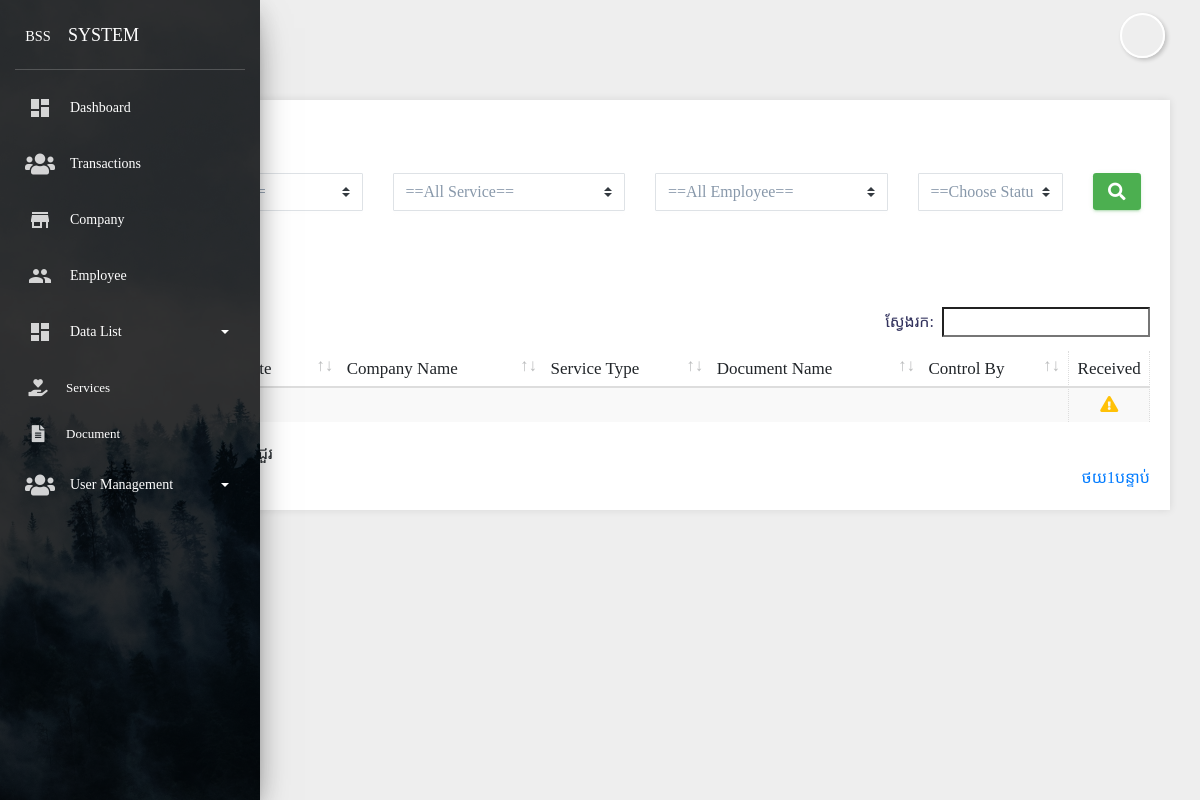
/transactions/search.php (signed in), run on an earlier commit of the app's database.
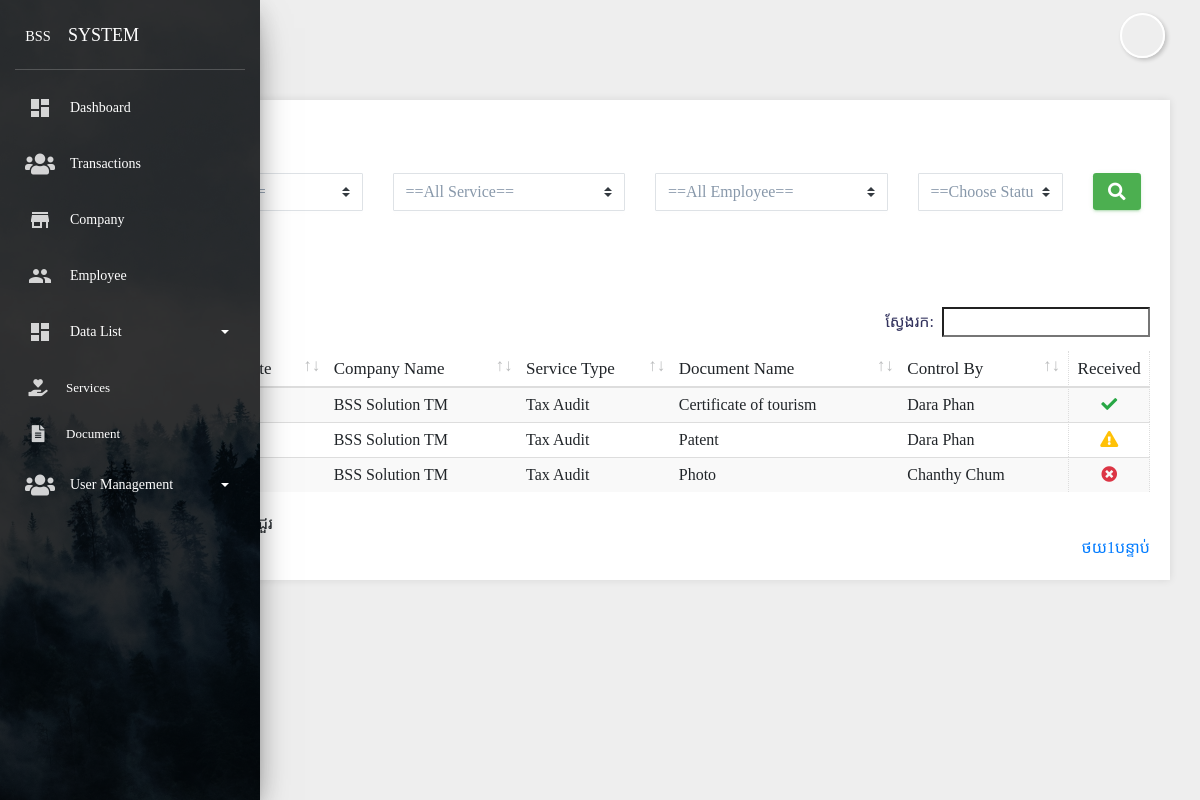
And on a later commit of the database.
### tables this page shows
CREATE TABLE `tbl_main_menu` (
  `mm_id` int(11) NOT NULL,
  `mm_name` char(50) NOT NULL,
  `mm_icon` char(50) NOT NULL,
  `mm_directory` char(50) NOT NULL,
  `mm_index_order` tinyint(4) NOT NULL
);

CREATE TABLE `tbl_left_menu` (
  `lm_id` int(11) NOT NULL,
  `lm_name` char(50) NOT NULL,
  `lm_icon` char(50) NOT NULL,
  `lm_directory` char(50) NOT NULL,
  `lm_index_order` tinyint(4) NOT NULL,
  `lm_main_menu` int(11) NOT NULL,
  `lm_status` int(11) NOT NULL
);

CREATE TABLE `tbl_transaction_document` (
  `td_id` int(11) NOT NULL,
  `td_transaction_id` int(11) NOT NULL,
  `td_document_id` int(11) NOT NULL,
  `td_file` varchar(255) DEFAULT NULL,
  `td_date` varchar(191) DEFAULT NULL,
  `td_control_by` int(11) DEFAULT NULL,
  `td_status` int(11) DEFAULT '0',
  `td_description` text,
  `td_approve_by` int(11) DEFAULT NULL,
  `created_by` int(11) NOT NULL,
  `updated_by` int(11) NOT NULL,
  `created_at` timestamp NOT NULL DEFAULT CURRENT_TIMESTAMP,
  `updated_at` timestamp NOT NULL DEFAULT '0000-00-00 00:00:00' ON UPDATE CURRENT_TIMESTAMP
);

CREATE TABLE `tbl_company` (
  `co_id` int(11) NOT NULL,
  `co_name` varchar(255) NOT NULL,
  `co_type` varchar(255) NOT NULL,
  `co_tax_type` varchar(255) NOT NULL,
  `co_vat_no` varchar(11) DEFAULT NULL,
  `co_phone` varchar(255) NOT NULL,
  `co_email` varchar(255) NOT NULL,
  `co_address` varchar(255) NOT NULL,
  `co_register_date` date NOT NULL,
  `co_em_id` int(11) NOT NULL,
  `co_description` text NOT NULL,
  `co_status` int(11) NOT NULL,
  `created_date` timestamp NOT NULL DEFAULT CURRENT_TIMESTAMP,
  `updated_date` timestamp NOT NULL DEFAULT '0000-00-00 00:00:00' ON UPDATE CURRENT_TIMESTAMP
);

CREATE TABLE `tbl_service` (
  `s_id` int(11) NOT NULL,
  `s_name` varchar(255) NOT NULL,
  `s_price` int(11) NOT NULL,
  `s_description` text NOT NULL,
  `created_by` int(11) NOT NULL,
  `updated_by` int(11) NOT NULL,
  `created_at` timestamp NOT NULL DEFAULT CURRENT_TIMESTAMP,
  `updated_at` timestamp NOT NULL DEFAULT '0000-00-00 00:00:00' ON UPDATE CURRENT_TIMESTAMP
);

CREATE TABLE `tbl_document` (
  `doc_id` int(11) NOT NULL,
  `doc_name` varchar(255) NOT NULL,
  `doc_description` text NOT NULL,
  `created_at` timestamp NOT NULL DEFAULT CURRENT_TIMESTAMP,
  `updated_at` timestamp NOT NULL DEFAULT '0000-00-00 00:00:00' ON UPDATE CURRENT_TIMESTAMP
);

CREATE TABLE `tbl_employee` (
  `em_id` int(11) NOT NULL,
  `em_name` varchar(255) NOT NULL,
  `em_gender` char(6) NOT NULL,
  `em_phone` varchar(255) NOT NULL,
  `em_email` varchar(255) NOT NULL,
  `em_position` varchar(255) NOT NULL,
  `em_join_date` date NOT NULL,
  `em_status` int(11) NOT NULL,
  `em_description` text NOT NULL,
  `created_by` int(11) NOT NULL,
  `updated_by` int(11) NOT NULL,
  `created_at` timestamp NOT NULL DEFAULT CURRENT_TIMESTAMP,
  `updated_at` timestamp NOT NULL DEFAULT '0000-00-00 00:00:00' ON UPDATE CURRENT_TIMESTAMP
);

### transactions/search.php (the view, shortened to what this page needs)
<?php
	$m = '4';
	$sm = '9';
	include('../config/key.php');
	include('../layout/header.php');
?>
<div class="row">
	<div class="col-sm-12">
		<div class="bg-white-content">
			<h4 class="card-title mb-0">Tracking</h4>
			<br>
			<form action="search.php" style="display: inline;" method="get">
				<div class="row">
					<div class="col-sm-3">
						<div class="form-group">
						</div>
					</div>
					<div class="col-sm-3">
						<div class="form-group">
							<select class="custom-select" name="s_name">
								<option value="">==All Service==</option>
							</select>
						</div>
					</div>
					<div class="col-sm-3">
						<div class="form-group">
							<select class="custom-select" name="em_name">
								<option value="">==All Employee==</option>
							</select>
						</div>
					</div>
					<div class="col-sm-2">
						<div class="form-group">
							<select class="custom-select" name="td_status" id="td_status">
								<option value="">==Choose Status==</option>
							</select>
						</div>
					</div>
					<div class="col-sm-1">
						<div class="form-group actions">
							<button type="submit" class="btn btn-success mt-0"><i class="fa fa-search"></i></button>
						</div>
					</div>
				</div>
			</form>
			<br/>
			<div class="vs-datatable">
				<table id="datatables" class="table table-hover table-striped" width="100%">
					<thead>
						<tr>
							<th width="5%" class="disabled-sorting text-center">N&deg;</th>
							<th>Record Date</th>
							<th>Company Name</th>
							<th>Service Type</th>
							<th>Document Name</th>
							<th>Control By</th>
							<th width="8%" class="disabled-sorting text-center border-lr">Received</th>
						</tr>
					</thead>
					<tbody>
						<?php
							$q_condition = ' 1=1 AND ';
							$q_condition = rtrim($q_condition,' AND ');
							$query = $db->query("SELECT * FROM tbl_transaction_document AS TD
								LEFT JOIN tbl_document AS DOC ON DOC.doc_id = TD.td_document_id
								LEFT JOIN tbl_employee AS EC ON EC.em_id = TD.td_control_by
								LEFT JOIN tbl_transaction AS TR ON TR.tr_id = TD.td_transaction_id
								LEFT JOIN tbl_company AS CO ON CO.co_id = TR.tr_company
								LEFT JOIN tbl_service AS SV ON SV.s_id = TR.tr_service
								WHERE ".$q_condition."
							");
							if (@$query->num_rows > 0) {
								$i =1;
								while ($document = @$query->fetch_object()) {
									echo'<tr>
										<td class="text-center">'.$i.'</td>
										<td>'.$document->tr_date.'</td>
										<td>'.$document->co_name.'</td>
										<td>'.$document->s_name.'</td>
										<td>'.$document->doc_name.'</td>
										<td>'.$document->em_name.'</td>
										<td class="text-center border-lr"><i class="fa fa-'.(($document->td_status == 0) ? 'times-circle text-danger' : (($document->td_status == 1) ? 'exclamation-triangle text-warning' : 'check text-success') ).'"></i></td>
									</tr>';
									$i++;
								}
							}
						?>
					</tbody>
				</table>
			</div>
		</div>
	</div>
</div>
<?php
	include('../layout/footer.php');
?>

### layout/header.php (shortened to what this page needs)
<!DOCTYPE html>
<html lang="en">
<head>
	<link rel="stylesheet" type="text/css" href="<?=@BASE?>dist/css/all.css">
	<link rel="stylesheet" type="text/css" href="<?=@BASE?>dist/css/bootstrap.css">
	<link rel="stylesheet" type="text/css" href="<?=@BASE?>dist/css/bootstrap-select.css">
	<link rel="stylesheet" type="text/css" href="<?=@BASE?>dist/css/perfect-scrollbar.css">
	<link rel="stylesheet" type="text/css" href="<?=@BASE?>dist/css/bootstrap-datetimepicker.min.css">
	<link rel="stylesheet" type="text/css" href="<?=@BASE?>dist/css/default.css">
</head>
<body class="sidebar-mini">
	<div class="wrapper ">
    <?php include('sidenav.php'); ?>
		<div class="main-panel">
      <?php include('topnav.php'); ?>
			<div class="content">
				<div class="container-fluid">

### layout/sidenav.php
<div class="sidebar" data-color="azure" data-background-color="black" data-image="<?=@BASE?>dist/img/sidenav4.jpg">
	<div class="logo">
		<a href="<?=@BASE?>" class="simple-text logo-mini">
			<small>BSS</small>
		</a>
		<a href="<?=@BASE?>	" class="simple-text logo-normal">
			SYSTEM
		</a>
	</div>
	<div class="sidebar-wrapper">
		<ul class="nav">
	    <?php
	        $v_get_menu = $db->query("SELECT A.*,COUNT(A.mm_id) AS sum_left_menu,
	        	(SELECT COUNT(*) FROM tbl_left_menu WHERE lm_main_menu=A.mm_id) as count_left_menu_exist
	        	FROM tbl_main_menu AS A
	            INNER JOIN tbl_left_menu AS B ON B.lm_main_menu=A.mm_id
	            INNER JOIN tbl_permission AS C ON C.p_module=B.lm_id
	            INNER JOIN users AS E ON E.u_role_id=C.p_position
	            WHERE E.id=".UID."
	            AND C.p_view='1'
	            GROUP BY A.mm_id
	            ORDER BY mm_index_order ASC");
	        while ($row_menu = mysqli_fetch_object($v_get_menu)) {
	            if($row_menu->sum_left_menu>1 OR $row_menu->count_left_menu_exist>1){
	            	echo '<li class="nav-item ">
												<a class="nav-link" data-toggle="collapse" href="#drop-'.$row_menu->mm_id.'">
													'.$row_menu->mm_icon.'
													<p>'.$row_menu->mm_name.'
														<b class="caret"></b>
													</p>
												</a>
												<div class="collapse '.((@$m==$row_menu->mm_id)?('show'):('')).'" id="drop-'.$row_menu->mm_id.'">
													<ul class="nav">';
													 	$v_get_sub_menu = $db->query("SELECT B.* FROM tbl_main_menu AS A
										                    INNER JOIN tbl_left_menu AS B ON B.lm_main_menu=A.mm_id
										                    INNER JOIN tbl_permission AS C ON C.p_module=B.lm_id
										                    INNER JOIN users AS E ON E.u_role_id=C.p_position
										                    WHERE E.id=".UID."
										                    AND B.lm_main_menu='".$row_menu->mm_id."'
										                    AND C.p_view='1'
										                    AND B.lm_status=1
										                    GROUP BY B.lm_id
										                    ORDER BY lm_index_order ASC");
										                while ($row_sub_menu = mysqli_fetch_object($v_get_sub_menu)) {
										                    echo '<li class="nav-item '.((@$sm==$row_sub_menu->lm_id)?('active'):('')).'">
														 		<a class="nav-link" href="'.@BASE.$row_sub_menu->lm_directory.'">
															 		'.$row_sub_menu->lm_icon.'
															 		<span class="sidebar-normal">'.$row_sub_menu->lm_name.' </span>
															 	</a>
														 	</li>';
               }
								echo '</ul>
								</div>
							</li>';
	            }else{
		            echo '<li class="nav-item '.(($m==$row_menu->mm_id)?('active'):('')).'">
												<a class="nav-link" href="'.@BASE.$row_menu->mm_directory.'">
													'.$row_menu->mm_icon.'
													<p>'.$row_menu->mm_name.'</p>
												</a>
											</li>';
	            }
	        }
    	?>
		</ul>
	</div>
</div>

### layout/topnav.php (shortened to what this page needs)
<nav class="navbar navbar-expand-lg navbar-transparent navbar-absolute fixed-top ">
	<div class="container-fluid">
		<div class="navbar-wrapper">
			<div class="navbar-minimize">
				<button id="minimizeSidebar" class="btn btn-just-icon btn-white btn-fab btn-round">
				</button>
			</div>
			<span class="navbar-brand"><?=@$title?></span>
		</div>
		<div class="collapse navbar-collapse justify-content-end">
			<ul class="navbar-nav" style="margin-right: 20px;">
				<li class="nav-item dropdown account">
					<a class="nav-link wave-effect" href="#" id="navbarDropdownProfile" data-toggle="dropdown" aria-haspopup="true" aria-expanded="false" style="background: url(<?=@BASE?>src/images/users/<?=@UIMG?>) center center; background-size: cover;width: 45px; height: 45px; border: 2px solid #fff; border-radius: 50%;">
					</a>
				</li>
			</ul>
		</div>
	</div>
</nav>

### layout/footer.php (shortened to what this page needs)
          </div>
        </div>
      </div>
    </div>
  </body>
</html>

### transactions/search.php (style rules this page uses)
.actions .btn { margin: 0; padding: 10px 15px; }

What changed in the data, as far as the page shows it:
removed tbl_transaction_document: td_status 1 (drawn)
added tbl_transaction_document: tbl_company.co_name "BSS Solution TM", tbl_service.s_name "Tax Audit", tbl_document.doc_name "Certificate of tourism", tbl_employee.em_name "Dara Phan", td_status 2 (drawn)
added tbl_transaction_document: tbl_company.co_name "BSS Solution TM", tbl_service.s_name "Tax Audit", tbl_document.doc_name "Patent", tbl_employee.em_name "Dara Phan", td_status 1 (drawn)
added tbl_transaction_document: tbl_company.co_name "BSS Solution TM", tbl_service.s_name "Tax Audit", tbl_document.doc_name "Photo", tbl_employee.em_name "Chanthy Chum", td_status 0 (drawn)
Also different on the page:
text written by a page script: "ស្វែងរក: បង្ហាញ 1 ដល់ 1 នៃ 1 ជួរ ថយ 1 បន្ទាប់" → "ស្វែងរក: បង្ហាញ 1 ដល់ 3 នៃ 3 ជួរ ថយ 1 បន្ទាប់"
